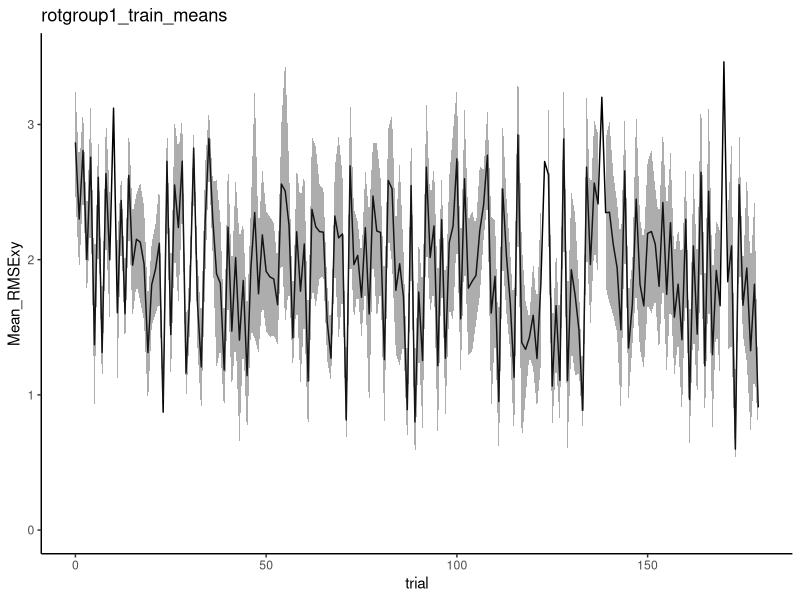
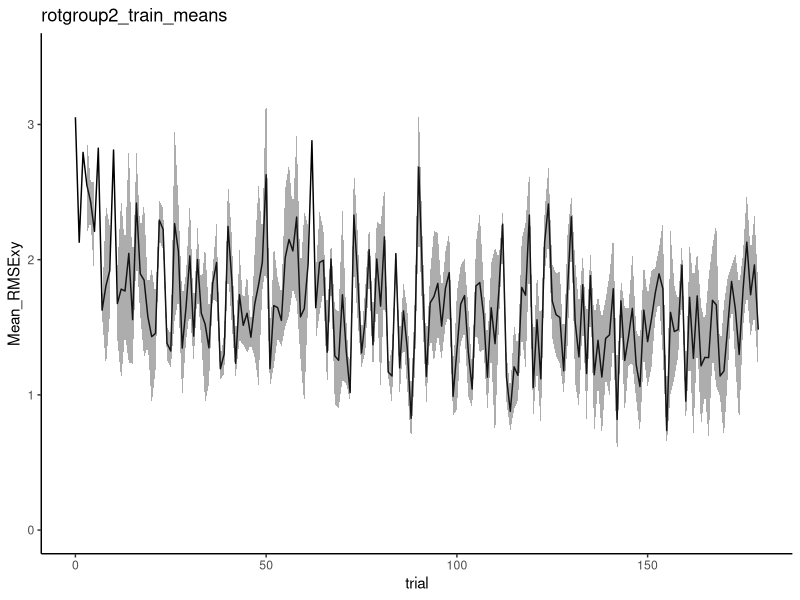

Source code (R) for these figures, in order:
####################################################################
###### obstacle analysis script ######
library(ggplot2)
library(dplyr)

####################################################################
########################## single controls #########################
# load
obssingle <- read.csv('DualObs_Data0305_SINGLESONLY.csv', header = TRUE)
obssingle <- tbl_df(obssingle) # make to tibble

obssingle <- obssingle %>% filter(condition == c('train_CW', 'train_CCW'))

# separate groups
  for (group in sort(unique(obssingle$rotgroup))) {
    
    dfname<- sprintf('rotgroup%d_train_means', group)
    print(dfname)
    
    obs_temp <- obssingle %>% filter(rotgroup == group) # looking only at training
    #obs_single_ccw <- obssingle %>% filter(condition == 'train_CCW')
    
    # get means 
    
    taskmeans<- obs_temp %>% group_by(subject) %>% group_by(trial) %>% 
      summarise(Mean_RMSExy = mean(RMSExy, na.rm=TRUE), SD_RMSExy = sd(RMSExy, na.rm=TRUE), 
                SEM_RMSExy = SD_RMSExy/sqrt(length(unique(subject))))
    
    # get adaptation plot
    
    taskplot <- ggplot(data=taskmeans, aes(x=trial, y=Mean_RMSExy)) +
      geom_line() + 
      geom_ribbon(aes(ymin=Mean_RMSExy-SEM_RMSExy, ymax=Mean_RMSExy+SEM_RMSExy),
                  alpha=0.4) +
      theme(panel.grid.major = element_blank(), panel.grid.minor = element_blank(),
            panel.background = element_blank(), axis.line = element_line(colour = "black")) +
      ylim(0, 3.5) +
      ggtitle(dfname)
    
    print(taskplot)
    
    # some basic statistics (dv -- RMSE)
    
    block1<- obs_temp %>% filter(trial %in% c(0)) %>% group_by(subject) %>% summarise(RMSE = mean(RMSExy, na.rm=TRUE), block = mean(block5), rot = mean(rotationval))
    blocklast<- obs_temp %>% filter(trial %in% c(175,176,177,178,179)) %>% group_by(subject) %>% summarise(RMSE = mean(RMSExy, na.rm=TRUE), block = ceiling(mean(block5)), rot = mean(rotationval))
    # boxplot(blocklast$RMSE) # outlier
    adaptdf<- rbind(block1,blocklast)
    # adaptdf <- adaptdf[-c(20),] 
    
    adaptdf$block <- factor(adaptdf$block)
    adaptdf$subject <- factor(adaptdf$subject)
    
    RM_pv <- aov(RMSE ~ block + Error(subject/block), data=adaptdf)
    print(summary(RM_pv))
    
    ## CCW - (F(1,9) = 20.81, p=0.00136)
    ## CW - (F(1,8) = 17.57, p=0.00303)
    
  }

# nocursor data
obs_single_AE <- obssingle %>% filter(condition == c("nocur_1", "nocur_2")) # only nocursors 
# AEmeans<- obs_single_AE %>% group_by(subject) %>% group_by(trial) %>% 
#   summarise(Mean_angmaxvel = mean(angmaxvel, na.rm=TRUE), SD_angmaxvel = sd(angmaxvel, na.rm=TRUE), 
#             SEM_angmaxvel = SD_angmaxvel/sqrt(length(unique(subject))))

for (rot in sort(unique(obs_single_AE$rotationval))){
 
  nocur1<- obs_single_AE %>% filter(rotgroup == rot) %>% filter(condition == "nocur_1") %>% filter(trial %in% c(25,26,27,28,29)) %>%
    group_by(subject) %>% summarise(pv = mean(angmaxvel, na.rm=TRUE), block = ceiling(mean(block5))) %>% mutate(task = 'nocur1')
  # boxplot(nocur1$pv)
  # nocur1 <- nocur1[-c(2,3),] # outliers
  nocur2<- obs_single_AE %>% filter(rotgroup == rot) %>% filter(condition == "nocur_2") %>% filter(trial %in% c(0, 1, 2, 3, 4)) %>% 
    group_by(subject) %>% summarise(pv = mean(angmaxvel, na.rm=TRUE), block = ceiling(mean(block5))) %>% mutate(task = 'nocur2')
  # boxplot(nocur2$pv)
  # nocur2 <- nocur2[-c(15),] # outlying participant from training
  nocurdf<- rbind(nocur1,nocur2)
  
  nocurdf$task <- factor(nocurdf$task)
  nocurdf$subject <- factor(nocurdf$subject)
  
  ggplot(nocurdf, aes(task,pv)) +
    + geom_point()
  
  AE_single_n <- nocur2$pv - nocur1$pv
  t.test(AE_single_n, mu = 0)
  # single CW t = 1.9947, df = 12, p-value = 0.0693
  # single CCW t = -1.564, df = 10, p-value = 0.1489

  ## Compare between CW and CCW groups and collapse if possible
  # t.test(abs(AE_single_n), y=abs(AE1))
  # t = -0.79961, df = 21.686, p-value = 0.4326
  
  # collapsed across rotations
  # t = 5.6203, df = 23, p-value = 1.015e-05
  
}